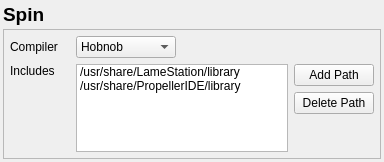
<?xml version="1.0" encoding="UTF-8"?>
<ui version="4.0">
 <class>PathSelector</class>
 <widget class="QWidget" name="PathSelector">
  <property name="geometry">
   <rect>
    <x>0</x>
    <y>0</y>
    <width>384</width>
    <height>162</height>
   </rect>
  </property>
  <property name="windowTitle">
   <string>Form</string>
  </property>
  <layout class="QVBoxLayout" name="verticalLayout_2">
   <property name="spacing">
    <number>3</number>
   </property>
   <property name="leftMargin">
    <number>3</number>
   </property>
   <property name="topMargin">
    <number>3</number>
   </property>
   <property name="rightMargin">
    <number>3</number>
   </property>
   <property name="bottomMargin">
    <number>3</number>
   </property>
   <item>
    <widget class="QLabel" name="name">
     <property name="sizePolicy">
      <sizepolicy hsizetype="Minimum" vsizetype="Minimum">
       <horstretch>0</horstretch>
       <verstretch>0</verstretch>
      </sizepolicy>
     </property>
     <property name="font">
      <font>
       <pointsize>14</pointsize>
       <weight>75</weight>
       <bold>true</bold>
      </font>
     </property>
     <property name="text">
      <string>Spin</string>
     </property>
     <property name="alignment">
      <set>Qt::AlignLeading|Qt::AlignLeft|Qt::AlignTop</set>
     </property>
    </widget>
   </item>
   <item>
    <widget class="QFrame" name="frame">
     <property name="sizePolicy">
      <sizepolicy hsizetype="Preferred" vsizetype="Expanding">
       <horstretch>0</horstretch>
       <verstretch>0</verstretch>
      </sizepolicy>
     </property>
     <property name="frameShape">
      <enum>QFrame::StyledPanel</enum>
     </property>
     <property name="frameShadow">
      <enum>QFrame::Sunken</enum>
     </property>
     <layout class="QVBoxLayout" name="verticalLayout_6">
      <property name="leftMargin">
       <number>6</number>
      </property>
      <property name="topMargin">
       <number>6</number>
      </property>
      <property name="rightMargin">
       <number>6</number>
      </property>
      <property name="bottomMargin">
       <number>6</number>
      </property>
      <item>
       <layout class="QHBoxLayout" name="compilerRow">
        <item>
         <widget class="QLabel" name="label_5">
          <property name="sizePolicy">
           <sizepolicy hsizetype="Preferred" vsizetype="Fixed">
            <horstretch>0</horstretch>
            <verstretch>0</verstretch>
           </sizepolicy>
          </property>
          <property name="minimumSize">
           <size>
            <width>60</width>
            <height>0</height>
           </size>
          </property>
          <property name="text">
           <string>Compiler</string>
          </property>
         </widget>
        </item>
        <item>
         <widget class="QComboBox" name="compiler">
          <property name="sizePolicy">
           <sizepolicy hsizetype="Minimum" vsizetype="Fixed">
            <horstretch>0</horstretch>
            <verstretch>0</verstretch>
           </sizepolicy>
          </property>
          <property name="minimumSize">
           <size>
            <width>100</width>
            <height>0</height>
           </size>
          </property>
          <item>
           <property name="text">
            <string>Hobnob</string>
           </property>
          </item>
         </widget>
        </item>
        <item>
         <spacer name="horizontalSpacer">
          <property name="orientation">
           <enum>Qt::Horizontal</enum>
          </property>
          <property name="sizeHint" stdset="0">
           <size>
            <width>40</width>
            <height>20</height>
           </size>
          </property>
         </spacer>
        </item>
       </layout>
      </item>
      <item>
       <widget class="QWidget" name="includeRow" native="true">
        <layout class="QHBoxLayout" name="horizontalLayout">
         <property name="spacing">
          <number>6</number>
         </property>
         <property name="leftMargin">
          <number>0</number>
         </property>
         <property name="topMargin">
          <number>0</number>
         </property>
         <property name="rightMargin">
          <number>0</number>
         </property>
         <property name="bottomMargin">
          <number>0</number>
         </property>
         <item>
          <layout class="QVBoxLayout" name="verticalLayout_3">
           <property name="sizeConstraint">
            <enum>QLayout::SetDefaultConstraint</enum>
           </property>
           <item>
            <widget class="QLabel" name="label_2">
             <property name="minimumSize">
              <size>
               <width>60</width>
               <height>0</height>
              </size>
             </property>
             <property name="text">
              <string>Includes</string>
             </property>
            </widget>
           </item>
           <item>
            <spacer name="verticalSpacer_3">
             <property name="orientation">
              <enum>Qt::Vertical</enum>
             </property>
             <property name="sizeHint" stdset="0">
              <size>
               <width>20</width>
               <height>0</height>
              </size>
             </property>
            </spacer>
           </item>
          </layout>
         </item>
         <item>
          <widget class="QListWidget" name="includes">
           <property name="sizePolicy">
            <sizepolicy hsizetype="Expanding" vsizetype="Expanding">
             <horstretch>0</horstretch>
             <verstretch>1</verstretch>
            </sizepolicy>
           </property>
           <property name="dragEnabled">
            <bool>true</bool>
           </property>
           <property name="dragDropMode">
            <enum>QAbstractItemView::InternalMove</enum>
           </property>
           <property name="defaultDropAction">
            <enum>Qt::MoveAction</enum>
           </property>
           <property name="sortingEnabled">
            <bool>false</bool>
           </property>
           <item>
            <property name="text">
             <string>/usr/share/LameStation/library</string>
            </property>
           </item>
           <item>
            <property name="text">
             <string>/usr/share/PropellerIDE/library</string>
            </property>
           </item>
          </widget>
         </item>
         <item>
          <layout class="QVBoxLayout" name="verticalLayout">
           <item>
            <widget class="QPushButton" name="addPath">
             <property name="text">
              <string>Add Path</string>
             </property>
            </widget>
           </item>
           <item>
            <widget class="QPushButton" name="deletePath">
             <property name="text">
              <string>Delete Path</string>
             </property>
            </widget>
           </item>
           <item>
            <spacer name="verticalSpacer">
             <property name="orientation">
              <enum>Qt::Vertical</enum>
             </property>
             <property name="sizeHint" stdset="0">
              <size>
               <width>20</width>
               <height>0</height>
              </size>
             </property>
            </spacer>
           </item>
          </layout>
         </item>
        </layout>
       </widget>
      </item>
     </layout>
    </widget>
   </item>
  </layout>
 </widget>
 <resources/>
 <connections/>
</ui>
